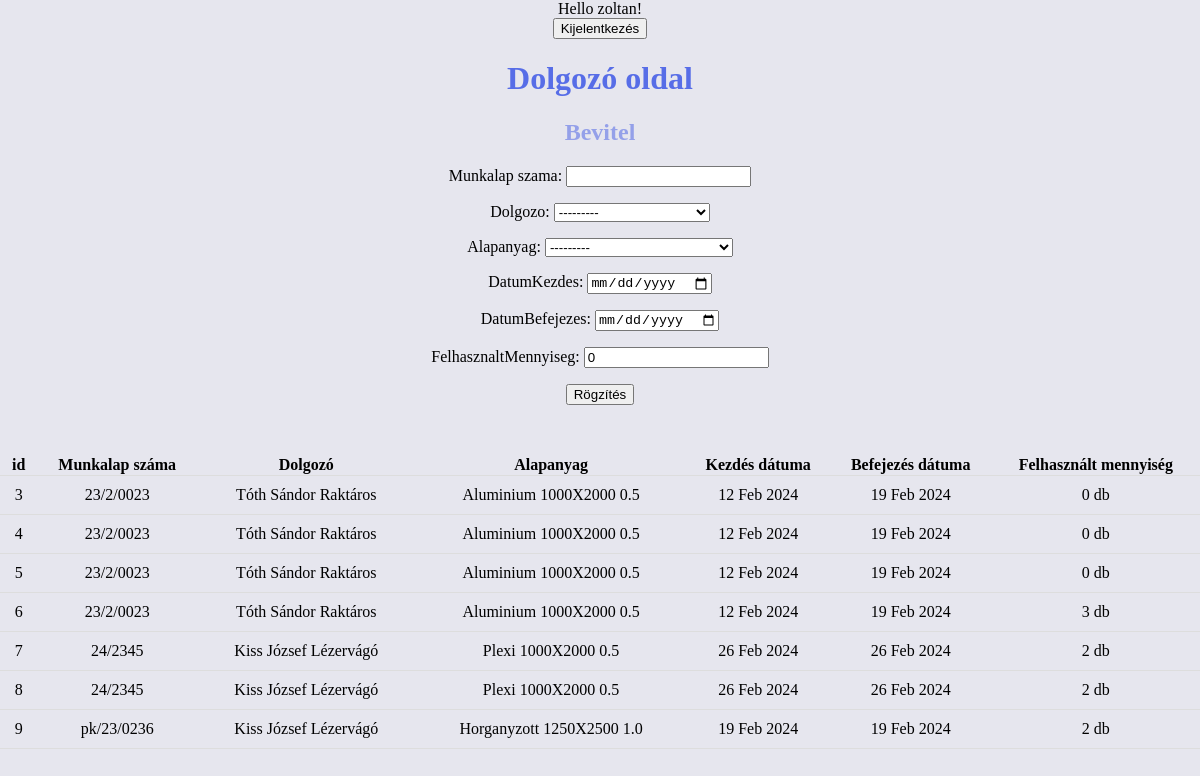
The app's page /dolgozo/ (signed in), older data.
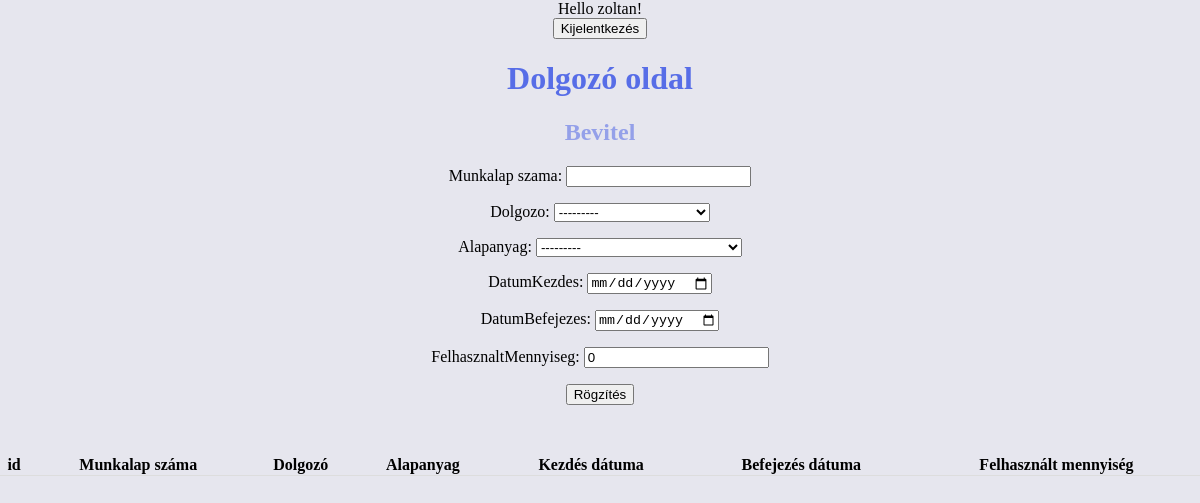
The same page, newer data.
### raktar_app/models.py (models this page shows)
class Megrendelesek(models.Model):
        munkalap_szama = models.CharField(max_length = 30)
        dolgozo = models.ForeignKey(Dolgozok, on_delete = models.CASCADE)
        alapanyag = models.ForeignKey(Alapanyag ,on_delete = models.CASCADE)
        datumKezdes = models.DateField()
        datumBefejezes = models.DateField()
        felhasznaltMennyiseg = models.PositiveIntegerField(default=0)

class Dolgozok(models.Model):
    nev =models.CharField(max_length = 255)
    beosztas_kivalaszt = [("Raktáros","Raktáros"),
                          ("Lézervágó","Lézervágó")]
    beosztas = models.CharField(max_length = 30,  choices = beosztas_kivalaszt)
    def __str__(self):
        return f'{self.nev} {self.beosztas}'

class Alapanyag(models.Model):
     anyagtipus = [
                        ("Aluminium" , "Aluminium"),
                        ("Horganyzott" , "Horganyzott"),
                        ("Plexi", "Plexi"),
                        ("Rozsdamentes","Rozsdamentes"),
                        ("Szénacél", "Szénacél") ]
     anyagtipusa= models.CharField(max_length = 20 ,choices = anyagtipus)
     vastagsag = [("0.5", "0.5"),
                  ("1.0", "1.0"),
                  ("1,5", "1,5"),
                  ("2.0", "2.0"),
                  ("2,5", "2,5")]
     vastagsag_valaszt = models.CharField(max_length = 10, choices = vastagsag)
     meret = [("1000X2000", "1000X2000"),
              ("1250X2500", "1250X2000"),
              ("1500X3000", "1500X3000")
              ]
     meret_valaszt = models.CharField(max_length =30, choices = meret)
     darabszam = models.PositiveIntegerField(default=0)
     polc_szama = models.PositiveIntegerField(default=0)
     rogzit_datum = models.DateField()
     def __str__(self):
        return f"{self.anyagtipusa} {self.meret_valaszt} {self.vastagsag_valaszt}"

### raktar_app/views.py (the view)
# urls.py: path('dolgozo/', views.megrendeles, name= 'dolgozo'),
def megrendeles(request):
    dolgform = MegrendelesForm()
    megrendelesek_lista = Megrendelesek.objects.all()
    if request.method == 'POST':
        dolgform = MegrendelesForm(request.POST)
        if dolgform.is_valid():
            dolgform.save()
    return render(request, 'dolgozo.html', { 'object_list':megrendelesek_lista,
                                            'dolgform': dolgform})

### raktar_app/forms.py
class MegrendelesForm(forms.ModelForm):
    class Meta:
        model = Megrendelesek
        fields = ('munkalap_szama',
                  'dolgozo',
                  'alapanyag',
                  'datumKezdes',
                  'datumBefejezes',
                  'felhasznaltMennyiseg')
        widgets={'datumKezdes': forms.DateInput(attrs={"type": "date"},format = "%Y-%m-%d" ),
                 'datumBefejezes': forms.DateInput(attrs={"type": "date"}, format = "%Y-%m-%d" )}

### templates/dolgozo.html (shortened to what this page needs)
{% extends 'base.html'%}
{% block content%}
    {% if user.is_authenticated and user.lezervago == True%}
    Hello {{user.username}}!
    <form action="{% url 'logout' %}" method="post">
        <button type="submit">Kijelentkezés</button>
      </form>
      <h1>Dolgozó oldal</h1>
      <form method="POST">
        <h2>Bevitel</h2>
        {{dolgform.as_p}}
        <input type="submit" value="Rögzítés"/>
    </form>
      <table>
          <tr>
              <th>id</th>
              <th>Munkalap száma</th>
              <th>Dolgozó</th>
              <th>Alapanyag</th>
              <th>Kezdés dátuma</th>
              <th>Befejezés dátuma</th>
              <th>Felhasznált mennyiség</th>
            </tr>
            {% for adatok in object_list%}
        <tr>
            <td>{{adatok.id}}</td>
            <td>{{adatok.munkalap_szama}}</td>
            <td>{{adatok.dolgozo}}</td>
            <td>{{adatok.alapanyag}}</td>
            <td>{{adatok.datumKezdes}}</td>
            <td>{{adatok.datumBefejezes}}</td>
            <td>{{adatok.felhasznaltMennyiseg}} db</td>
        </tr>
        {% endfor %}
    </table>
    {%else%}
    <p>Nem vagy bejelentkezeve!</p>
    <a href="{%url 'login'%}">Bejelentkezés</a>
    {%endif%}
{%endblock%}

Row changes from the older to the newer data that the page shows:
removed Megrendelesek: id "3", munkalap_szama "23/2/0023", dolgozo "Tóth Sándor Raktáros", alapanyag "Aluminium 1000X2000 0.5", datumKezdes "12 Feb 2024", datumBefejezes "19 Feb 2024", felhasznaltMennyiseg "0"
removed Megrendelesek: id "4", munkalap_szama "23/2/0023", dolgozo "Tóth Sándor Raktáros", alapanyag "Aluminium 1000X2000 0.5", datumKezdes "12 Feb 2024", datumBefejezes "19 Feb 2024", felhasznaltMennyiseg "0"
removed Megrendelesek: id "5", munkalap_szama "23/2/0023", dolgozo "Tóth Sándor Raktáros", alapanyag "Aluminium 1000X2000 0.5", datumKezdes "12 Feb 2024", datumBefejezes "19 Feb 2024", felhasznaltMennyiseg "0"
removed Megrendelesek: id "6", munkalap_szama "23/2/0023", dolgozo "Tóth Sándor Raktáros", alapanyag "Aluminium 1000X2000 0.5", datumKezdes "12 Feb 2024", datumBefejezes "19 Feb 2024", felhasznaltMennyiseg "3"
removed Megrendelesek: id "7", munkalap_szama "24/2345", dolgozo "Kiss József Lézervágó", alapanyag "Plexi 1000X2000 0.5", datumKezdes "26 Feb 2024", datumBefejezes "26 Feb 2024", felhasznaltMennyiseg "2"
removed Megrendelesek: id "8", munkalap_szama "24/2345", dolgozo "Kiss József Lézervágó", alapanyag "Plexi 1000X2000 0.5", datumKezdes "26 Feb 2024", datumBefejezes "26 Feb 2024", felhasznaltMennyiseg "2"
removed Megrendelesek: id "9", munkalap_szama "pk/23/0236", dolgozo "Kiss József Lézervágó", alapanyag "Horganyzott 1250X2500 1.0", datumKezdes "19 Feb 2024", datumBefejezes "19 Feb 2024", felhasznaltMennyiseg "2"
